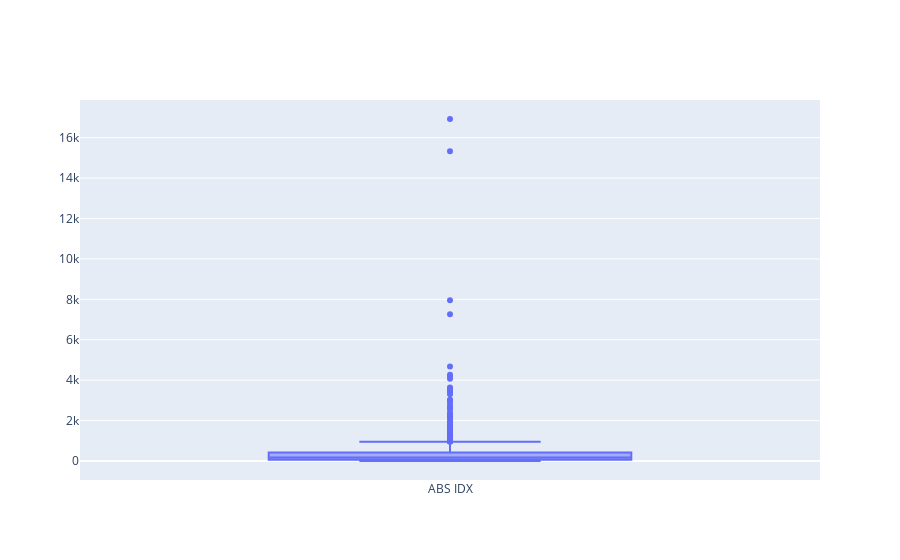

Notebook cell for this chart:
### Markdown cell above
##### 코멘트
- ABS_idx box plot으로 분석
- 중앙값 170
- upper fence 950
- q1 point 67
- q3 point 421
- 향후 비교를 위한 기준 중앙값 170보다 큰 200을 구간으로 전쟁영향여부 판단

### Code cell
fig = go.Figure()
fig.add_trace(go.Box(y=df_final['ABS_idx'], name='ABS IDX'))
fig.show();

### Figure 1 — Plotly figure (JSON) as saved in the notebook; plotly's stock layout.template omitted (floating-point values rounded to 4 significant figures; data arrays with more than 128 entries replaced by an {"elided": "..."} marker saying what was removed)
{"data": [{"name": "ABS IDX", "type": "box", "y": {"elided": "1018 int values"}}], "layout": {}}
